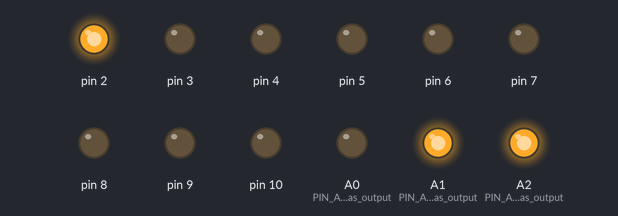
The sketch below on a simulated Arduino Uno, built with avr-gcc and run on an emulated ATmega328P. Shown: output pins drawn as LEDs (lit = HIGH). Random numbers use the default seed unless the sketch sets one.

Above: at 0.05 s.
At 4.1 s:
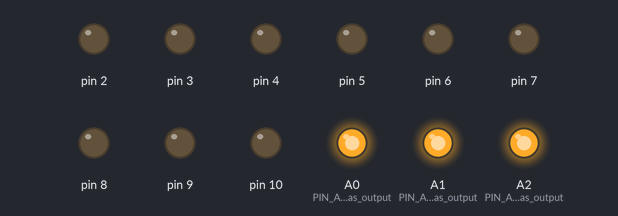
At 12.85 s:
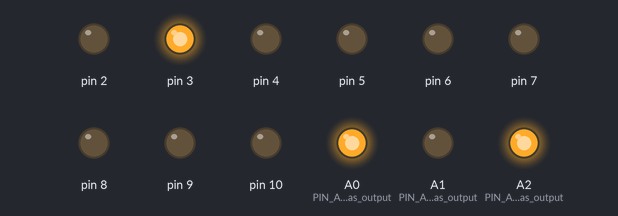
At 21.55 s:
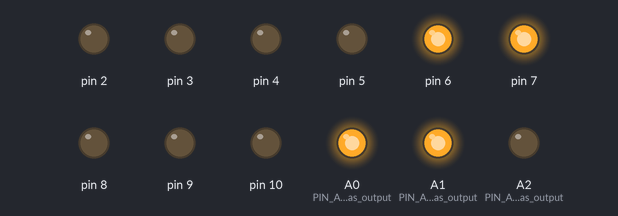
At 30.46 s:
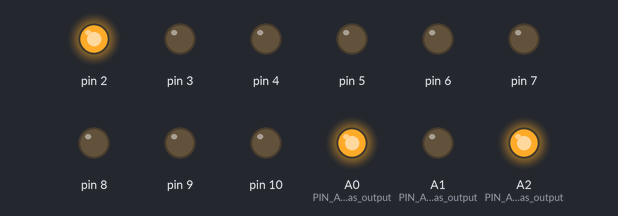
At 39.36 s:
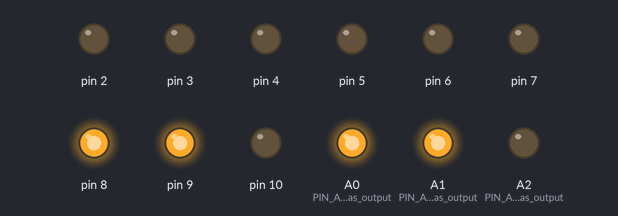
Timing chart, 0 to 40.0 s (numbered marks = the images above):
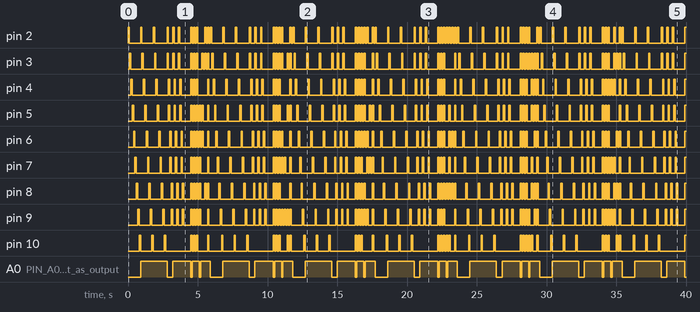

Measured:
- by itself, pin 2: LOW → HIGH at 0.00 s, → LOW 0.10 s later, → HIGH 0.80 s later, → LOW 0.10 s later, … (151 changes in this stretch)
- by itself, pin 3: LOW → HIGH at 0.10 s, → LOW 0.10 s later, → HIGH 0.80 s later, → LOW 0.10 s later, … (153 changes in this stretch)
- by itself, pin 4: LOW → HIGH at 0.20 s, → LOW 0.10 s later, → HIGH 0.80 s later, → LOW 0.10 s later, … (143 changes in this stretch)
- by itself, pin 5: LOW → HIGH at 0.30 s, → LOW 0.10 s later, → HIGH 0.80 s later, → LOW 0.10 s later, … (149 changes in this stretch)
- by itself, pin 6: LOW → HIGH at 0.40 s, → LOW 0.10 s later, → HIGH 0.80 s later, → LOW 0.10 s later, … (151 changes in this stretch)
- by itself, pin 7: LOW → HIGH at 0.50 s, → LOW 0.10 s later, → HIGH 0.80 s later, → LOW 0.10 s later, … (151 changes in this stretch)
- by itself, pin 8: LOW → HIGH at 0.60 s, → LOW 0.10 s later, → HIGH 0.80 s later, → LOW 0.10 s later, … (153 changes in this stretch)
- by itself, pin 9: LOW → HIGH at 0.70 s, → LOW 0.10 s later, → HIGH 0.80 s later, → LOW 0.10 s later, … (153 changes in this stretch)

The sketch:

3x3x3_Code.ino
```cpp
void setup()
{
    for (int i = 2; i < 11; i++) {
        pinMode(i, OUTPUT); // PINS 2-10 are set as output
    }

    pinMode(A0, OUTPUT); // PIN A0 set as output
    pinMode(A1, OUTPUT); // PIN A1 set as output
    pinMode(A2, OUTPUT); // PIN A2 set as output

    digitalWrite(A0, HIGH); // Pull up the A0 pin
    digitalWrite(A1, HIGH); // Pull up the A1 pin
    digitalWrite(A2, HIGH); // Pull up the A2 pin
}
void loop()
{
    // Pattern 1: Each LED turns on sequentially
    for (int layer = 0; layer < 3; layer++) {
        digitalWrite(A0 + layer, LOW); // Ground the current layer

        for (int i = 2; i < 11; i++) {
            digitalWrite(i, HIGH); // Turn on each LED one after another
            delay(100);
            digitalWrite(i, LOW);
        }

        digitalWrite(A0 + layer, HIGH); // Pull up the current layer
    }

    delay(100); // Delay between patterns

    // Pattern 2: Two LEDs turn on in each row sequentially
    for (int layer = 0; layer < 3; layer++) {
        digitalWrite(A0 + layer, LOW); // Ground the current layer

        for (int i = 2; i < 9; i += 2) {
            digitalWrite(i, HIGH); // Turn on two LEDs in each row
            digitalWrite(i + 1, HIGH);
            delay(100);
            digitalWrite(i, LOW);
            digitalWrite(i + 1, LOW);
        }

        digitalWrite(A0 + layer, HIGH); // Pull up the current layer
    }

    delay(500); // Delay between patterns

    // Pattern 3: All three LEDs turn on in each row simultaneously
    for (int layer = 0; layer < 3; layer++) {
        digitalWrite(A0 + layer, LOW); // Ground the current layer

        for (int i = 2; i < 11; i++) {
            digitalWrite(i, HIGH); // Turn on all three LEDs in each row
        }

        delay(100); // Delay for all LEDs to stay on

        for (int i = 2; i < 11; i++) {
            digitalWrite(i, LOW); // Turn off all three LEDs
        }

        digitalWrite(A0 + layer, HIGH); // Pull up the current layer

        delay(100); // Small delay before moving to the next pattern
    }

    // Pattern 4: Random pattern
    for (int layer = 0; layer < 3; layer++) {
        digitalWrite(A0 + layer, LOW); // Ground the current layer

        for (int i = 2; i < 11; i++) {
            if (rand() % 2 == 0) { // Randomly turn on/off LEDs
                digitalWrite(i, HIGH);
            } else {
                digitalWrite(i, LOW);
            }
        }

        delay(100); // Delay for the random pattern

        for (int i = 2; i < 11; i++) {
            digitalWrite(i, LOW); // Turn off all LEDs
        }

        digitalWrite(A0 + layer, HIGH); // Pull up the current layer

        delay(100); // Small delay before moving to the next pattern
    }

    // Pattern 5: All LEDs turn on simultaneously
    for (int i = 2; i < 11; i++) {
        digitalWrite(i, HIGH); // Turn on all LEDs
    }

    delay(100); // Delay for all LEDs to stay on

    for (int i = 2; i < 11; i++) {
        digitalWrite(i, LOW); // Turn off all LEDs
    }

    delay(100); // Small delay before restarting the patterns
}
```
